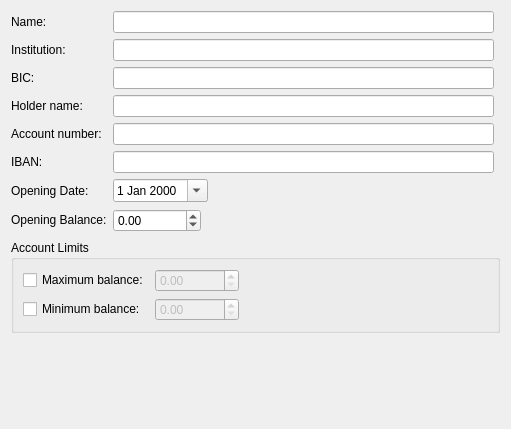
<?xml version="1.0" encoding="UTF-8"?>
<ui version="4.0">
 <author>Stefan Böhmann</author>
 <class>AccountGeneralConfigPage</class>
 <widget class="QWidget" name="AccountGeneralConfigPage">
  <property name="geometry">
   <rect>
    <x>0</x>
    <y>0</y>
    <width>511</width>
    <height>429</height>
   </rect>
  </property>
  <property name="windowTitle">
   <string/>
  </property>
  <layout class="QGridLayout" name="gridLayout_2">
   <item row="0" column="0">
    <layout class="QFormLayout" name="formLayout">
     <item row="0" column="0">
      <widget class="QLabel" name="label">
       <property name="text">
        <string>Name:</string>
       </property>
       <property name="buddy">
        <cstring>name</cstring>
       </property>
      </widget>
     </item>
     <item row="0" column="1">
      <widget class="KLineEdit" name="name"/>
     </item>
     <item row="1" column="0">
      <widget class="QLabel" name="label_8">
       <property name="text">
        <string>Institution:</string>
       </property>
       <property name="buddy">
        <cstring>institution</cstring>
       </property>
      </widget>
     </item>
     <item row="1" column="1">
      <widget class="KLineEdit" name="institution"/>
     </item>
     <item row="2" column="0">
      <widget class="QLabel" name="label_10">
       <property name="text">
        <string>BIC:</string>
       </property>
       <property name="buddy">
        <cstring>bic</cstring>
       </property>
      </widget>
     </item>
     <item row="2" column="1">
      <widget class="KLineEdit" name="bic"/>
     </item>
     <item row="3" column="0">
      <widget class="QLabel" name="label_6">
       <property name="text">
        <string>Holder name:</string>
       </property>
       <property name="buddy">
        <cstring>owner</cstring>
       </property>
      </widget>
     </item>
     <item row="3" column="1">
      <widget class="KLineEdit" name="owner">
       <property name="sizePolicy">
        <sizepolicy hsizetype="Expanding" vsizetype="Fixed">
         <horstretch>5</horstretch>
         <verstretch>0</verstretch>
        </sizepolicy>
       </property>
      </widget>
     </item>
     <item row="4" column="0">
      <widget class="QLabel" name="label_2">
       <property name="text">
        <string>Account number:</string>
       </property>
       <property name="alignment">
        <set>Qt::AlignLeading|Qt::AlignLeft|Qt::AlignVCenter</set>
       </property>
       <property name="buddy">
        <cstring>accountNumber</cstring>
       </property>
      </widget>
     </item>
     <item row="4" column="1">
      <widget class="KLineEdit" name="accountNumber">
       <property name="sizePolicy">
        <sizepolicy hsizetype="Expanding" vsizetype="Fixed">
         <horstretch>5</horstretch>
         <verstretch>0</verstretch>
        </sizepolicy>
       </property>
      </widget>
     </item>
     <item row="5" column="0">
      <widget class="QLabel" name="label_3">
       <property name="text">
        <string>IBAN:</string>
       </property>
       <property name="alignment">
        <set>Qt::AlignLeading|Qt::AlignLeft|Qt::AlignVCenter</set>
       </property>
       <property name="buddy">
        <cstring>iban</cstring>
       </property>
      </widget>
     </item>
     <item row="5" column="1">
      <widget class="KLineEdit" name="iban">
       <property name="sizePolicy">
        <sizepolicy hsizetype="Expanding" vsizetype="Fixed">
         <horstretch>5</horstretch>
         <verstretch>0</verstretch>
        </sizepolicy>
       </property>
       <property name="statusTip">
        <string>The International Bank Account Number (IBAN) is an international standard for identifying bank accounts across national borders.</string>
       </property>
      </widget>
     </item>
     <item row="6" column="0">
      <widget class="QLabel" name="label_4">
       <property name="text">
        <string>Opening Date:</string>
       </property>
       <property name="alignment">
        <set>Qt::AlignLeading|Qt::AlignLeft|Qt::AlignVCenter</set>
       </property>
       <property name="buddy">
        <cstring>openingDate</cstring>
       </property>
      </widget>
     </item>
     <item row="6" column="1">
      <layout class="QHBoxLayout" name="horizontalLayout">
       <item>
        <widget class="QDateEdit" name="openingDate">
         <property name="calendarPopup">
          <bool>true</bool>
         </property>
        </widget>
       </item>
       <item>
        <spacer name="horizontalSpacer_2">
         <property name="orientation">
          <enum>Qt::Horizontal</enum>
         </property>
         <property name="sizeHint" stdset="0">
          <size>
           <width>134</width>
           <height>18</height>
          </size>
         </property>
        </spacer>
       </item>
      </layout>
     </item>
     <item row="7" column="0">
      <widget class="QLabel" name="label_5">
       <property name="text">
        <string>Opening Balance:</string>
       </property>
       <property name="alignment">
        <set>Qt::AlignLeading|Qt::AlignLeft|Qt::AlignVCenter</set>
       </property>
       <property name="buddy">
        <cstring>openingBalance</cstring>
       </property>
      </widget>
     </item>
     <item row="7" column="1">
      <layout class="QHBoxLayout" name="horizontalLayout_2">
       <item>
        <widget class="QDoubleSpinBox" name="openingBalance">
         <property name="minimum">
          <double>-99999999.000000000000000</double>
         </property>
         <property name="maximum">
          <double>99999999.989999994635582</double>
         </property>
        </widget>
       </item>
       <item>
        <spacer name="horizontalSpacer_3">
         <property name="orientation">
          <enum>Qt::Horizontal</enum>
         </property>
         <property name="sizeHint" stdset="0">
          <size>
           <width>129</width>
           <height>26</height>
          </size>
         </property>
        </spacer>
       </item>
      </layout>
     </item>
    </layout>
   </item>
   <item row="1" column="0" colspan="2">
    <widget class="QGroupBox" name="accountLimitGroupBox">
     <property name="title">
      <string>Account Limits</string>
     </property>
     <layout class="QGridLayout" name="gridLayout">
      <item row="0" column="0">
       <widget class="QCheckBox" name="useInLimit">
        <property name="text">
         <string>Maximum balance:</string>
        </property>
       </widget>
      </item>
      <item row="0" column="1">
       <widget class="QDoubleSpinBox" name="inLimit">
        <property name="enabled">
         <bool>false</bool>
        </property>
        <property name="prefix">
         <string/>
        </property>
        <property name="maximum">
         <double>99999999.989999994635582</double>
        </property>
       </widget>
      </item>
      <item row="0" column="2">
       <spacer name="horizontalSpacer_4">
        <property name="orientation">
         <enum>Qt::Horizontal</enum>
        </property>
        <property name="sizeHint" stdset="0">
         <size>
          <width>40</width>
          <height>20</height>
         </size>
        </property>
       </spacer>
      </item>
      <item row="1" column="0">
       <widget class="QCheckBox" name="useOutLimit">
        <property name="text">
         <string>Minimum balance:</string>
        </property>
       </widget>
      </item>
      <item row="1" column="1">
       <widget class="QDoubleSpinBox" name="outLimit">
        <property name="enabled">
         <bool>false</bool>
        </property>
        <property name="maximum">
         <double>99999999.989999994635582</double>
        </property>
       </widget>
      </item>
      <item row="1" column="2">
       <spacer name="horizontalSpacer">
        <property name="orientation">
         <enum>Qt::Horizontal</enum>
        </property>
        <property name="sizeHint" stdset="0">
         <size>
          <width>40</width>
          <height>20</height>
         </size>
        </property>
       </spacer>
      </item>
     </layout>
    </widget>
   </item>
   <item row="2" column="0">
    <spacer name="verticalSpacer">
     <property name="orientation">
      <enum>Qt::Vertical</enum>
     </property>
     <property name="sizeHint" stdset="0">
      <size>
       <width>20</width>
       <height>61</height>
      </size>
     </property>
    </spacer>
   </item>
  </layout>
 </widget>
 <customwidgets>
  <customwidget>
   <class>KLineEdit</class>
   <extends>QLineEdit</extends>
   <header>klineedit.h</header>
  </customwidget>
 </customwidgets>
 <tabstops>
  <tabstop>name</tabstop>
  <tabstop>institution</tabstop>
  <tabstop>bic</tabstop>
  <tabstop>owner</tabstop>
  <tabstop>accountNumber</tabstop>
  <tabstop>iban</tabstop>
  <tabstop>openingDate</tabstop>
  <tabstop>openingBalance</tabstop>
 </tabstops>
 <resources/>
 <connections/>
</ui>
